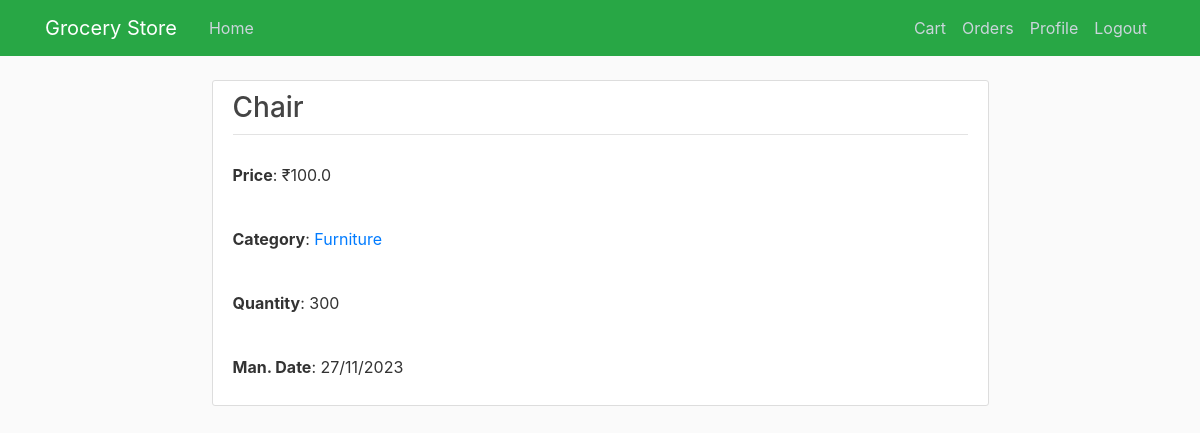
The page /product/2 (signed in) on the database as committed earlier.
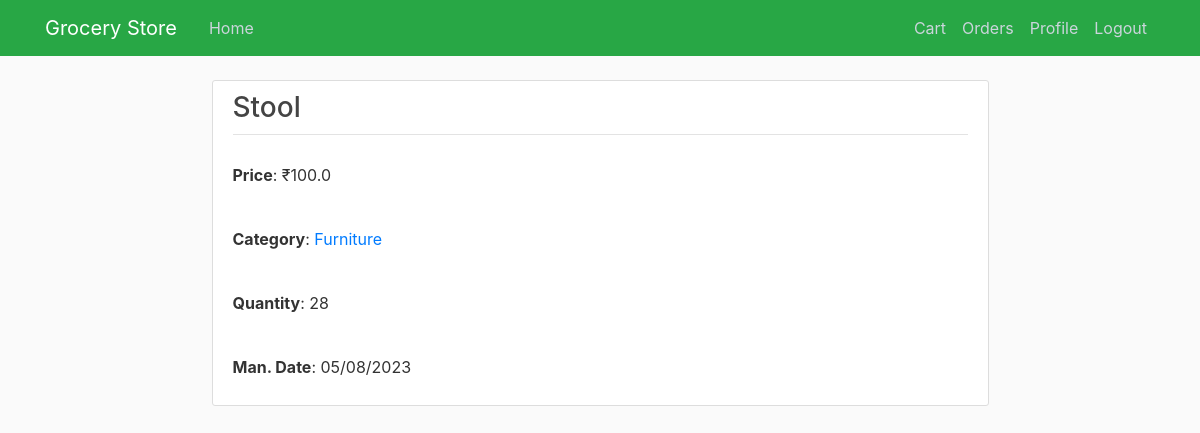
The same page on the database as committed later.
### grocerystore/models.py (models this page shows)
class Product(db.Model):
    id = db.Column(db.Integer, primary_key=True)
    name = db.Column(db.String(64), nullable=False)
    price = db.Column(db.Float, nullable=False)
    category_id = db.Column(db.Integer, db.ForeignKey('category.id'), nullable=False)
    quantity = db.Column(db.Integer, nullable=False)
    manufacture_date = db.Column(db.Date, nullable=False)
    cart = db.relationship('Cart', backref='product', lazy=True)
    order = db.relationship('Order', backref='product', lazy=True)

class Category(db.Model):
    id = db.Column(db.Integer, primary_key=True)
    name = db.Column(db.String(64), nullable=False)
    products = db.relationship('Product', backref='category', lazy=True)

### grocerystore/routes.py (the view)
@app.route('/product/<int:product_id>', methods=['GET'])
@login_required
def view_product(product_id):
    product = Product.query.get_or_404(product_id)
    return render_template('product/view.html', title=product.name, product=product)

### grocerystore/models.py (called while the page is built)
@login_manager.user_loader
def load_user(user_id):
    return User.query.get(int(user_id))

### grocerystore/templates/product/view.html (shortened to what this page needs)
{% extends "layout.html" %}
{% block content %}
  <article class="media content-section">
    <div class="media-body">
      <div class="article-metadata">
        <h3>
          {{ product.name }}
        </h3>
      </div>
      <p class="article-content">
        <strong>Price</strong>: &#8377;{{ product.price }}
      </p>
      <p class="article-content">
        <strong>Category</strong>: <a href="{{ url_for('view_category', category_id=product.category.id) }}">{{ product.category.name }}</a>
      </p>
      <p class="article-content">
        <strong>Quantity</strong>: {{ product.quantity }}
      </p>
      <p class="article-content">
        <strong>Man. Date</strong>: {{ product.manufacture_date.strftime('%d/%m/%Y') }}
      </p>
    </div>
  </article>
{% endblock content %}

Rows that differ between the two databases and show on the page:
changed Product: name "Chair" → "Stool"; quantity "300" → "28"; manufacture_date "27/11/2023" → "05/08/2023"
